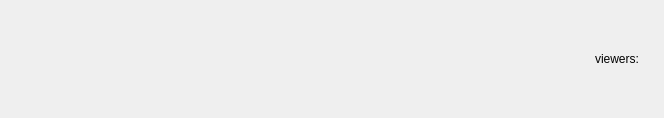
<?xml version="1.0" encoding="UTF-8"?>
<ui version="4.0">
 <class>GameItemWidget</class>
 <widget class="QWidget" name="GameItemWidget">
  <property name="enabled">
   <bool>true</bool>
  </property>
  <property name="geometry">
   <rect>
    <x>0</x>
    <y>0</y>
    <width>664</width>
    <height>118</height>
   </rect>
  </property>
  <property name="baseSize">
   <size>
    <width>0</width>
    <height>0</height>
   </size>
  </property>
  <property name="windowTitle">
   <string>Form</string>
  </property>
  <layout class="QVBoxLayout" name="verticalLayout">
   <item>
    <layout class="QHBoxLayout" name="horizontalLayout">
     <item>
      <widget class="QLabel" name="gameLine">
       <property name="minimumSize">
        <size>
         <width>2</width>
         <height>2</height>
        </size>
       </property>
       <property name="maximumSize">
        <size>
         <width>389</width>
         <height>179</height>
        </size>
       </property>
       <property name="font">
        <font>
         <family>Verdana</family>
         <pointsize>20</pointsize>
        </font>
       </property>
       <property name="frameShape">
        <enum>QFrame::NoFrame</enum>
       </property>
       <property name="text">
        <string/>
       </property>
       <property name="textFormat">
        <enum>Qt::RichText</enum>
       </property>
      </widget>
     </item>
     <item>
      <spacer name="horizontalSpacer">
       <property name="orientation">
        <enum>Qt::Horizontal</enum>
       </property>
       <property name="sizeHint" stdset="0">
        <size>
         <width>20</width>
         <height>20</height>
        </size>
       </property>
      </spacer>
     </item>
     <item>
      <widget class="QLabel" name="viewersLabel">
       <property name="text">
        <string>viewers:</string>
       </property>
      </widget>
     </item>
     <item>
      <widget class="QLabel" name="viewersLine">
       <property name="font">
        <font>
         <pointsize>10</pointsize>
         <weight>75</weight>
         <bold>true</bold>
        </font>
       </property>
       <property name="text">
        <string/>
       </property>
       <property name="textFormat">
        <enum>Qt::PlainText</enum>
       </property>
       <property name="alignment">
        <set>Qt::AlignRight|Qt::AlignTrailing|Qt::AlignVCenter</set>
       </property>
      </widget>
     </item>
    </layout>
   </item>
  </layout>
 </widget>
 <resources/>
 <connections/>
</ui>
